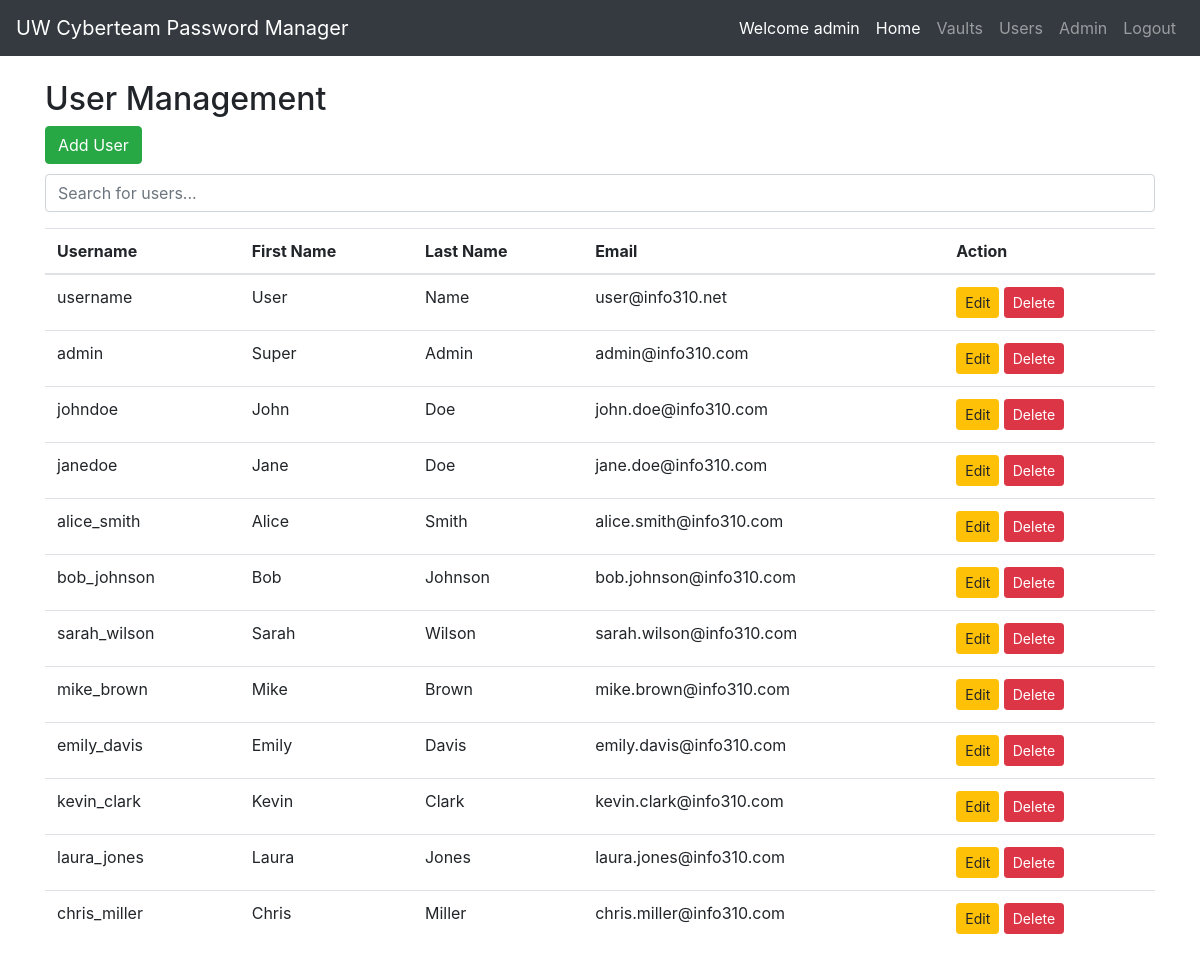
The app's page /webapp/public/users/index.php (signed in) with its own data.
### tables this page shows
CREATE TABLE IF NOT EXISTS users (
    user_id INT AUTO_INCREMENT PRIMARY KEY,
    username VARCHAR(255) NOT NULL,
    first_name VARCHAR(255) NOT NULL,
    last_name VARCHAR(255) NOT NULL,
    email VARCHAR(255) NOT NULL,
    password VARCHAR(255) NOT NULL,
    default_role_id INT,    
    approved INT,
    FOREIGN KEY (default_role_id) REFERENCES roles(role_id) ON DELETE CASCADE 
);

### webapp/public/users/index.php (the view, shortened to what this page needs)
<?php
$hostname = 'backend-mysql-database';
$username = 'user';
$password = 'supersecretpw';
$database = 'password_manager';
$conn = new mysqli($hostname, $username, $password, $database);
$queryUsers = "SELECT * FROM users";
$resultUsers = $conn->query($queryUsers);
?>
<?php include '../components/nav-bar.php'?>
<!DOCTYPE html>
<html lang="en">
<head>
    <link rel="stylesheet" href="https://stackpath.bootstrapcdn.com/bootstrap/4.3.1/css/bootstrap.min.css">
</head>
<body>
<div class="container mt-4">
    <h2>User Management</h2>
    <button class="btn btn-success" data-toggle="modal" data-target="#addUserModal" style="margin-bottom: 10px;">Add User</button>
    <input type="text" id="searchInput" onkeyup="searchTable()" placeholder="Search for users..." class="form-control mb-3">
    <table id="usersTable" class="table">
        <thead>
        <tr>
            <th>Username</th>
            <th>First Name</th>
            <th>Last Name</th>
            <th>Email</th>
            <th>Action</th>
        </tr>
        </thead>
        <tbody>
        <?php while ($user = $resultUsers->fetch_assoc()) : ?>
            <tr>
                <td><?php echo $user['username']; ?></td>
                <td><?php echo $user['first_name']; ?></td>
                <td><?php echo $user['last_name']; ?></td>
                <td><?php echo $user['email']; ?></td>
                <td>
                    <button class="btn btn-warning btn-sm edit-btn" data-toggle="modal"  data-first_name="<?php echo $user['first_name']; ?>"  data-last_name="<?php echo $user['last_name']; ?>" data-approved="<?php echo $user['approved']; ?>" data-email="<?php echo $user['email']; ?>" data-username="<?php echo $user['username']; ?>" data-userid="<?php echo $user['user_id']; ?>" data-target="#editUserModal">
                        Edit
                    </button>
                    <button class="btn btn-danger btn-sm delete-btn" data-toggle="modal" data-userid="<?php echo $user['user_id']; ?>" data-target="#deleteUserModal">
                        Delete
                    </button>
                </td>
            </tr>
        <?php endwhile; ?>
        </tbody>
    </table>
</div>
</body>
</html>

### records on screen
users: username "username", first_name "User", last_name "Name", email "user@info310.net"
users: username "admin", first_name "Super", last_name "Admin", email "admin@info310.com"
users: username "johndoe", first_name "John", last_name "Doe", email "john.doe@info310.com"
users: username "janedoe", first_name "Jane", last_name "Doe", email "jane.doe@info310.com"
users: username "alice_smith", first_name "Alice", last_name "Smith", email "alice.smith@info310.com"
users: username "bob_johnson", first_name "Bob", last_name "Johnson", email "bob.johnson@info310.com"
users: username "sarah_wilson", first_name "Sarah", last_name "Wilson", email "sarah.wilson@info310.com"
users: username "mike_brown", first_name "Mike", last_name "Brown", email "mike.brown@info310.com"
users: username "emily_davis", first_name "Emily", last_name "Davis", email "emily.davis@info310.com"
users: username "kevin_clark", first_name "Kevin", last_name "Clark", email "kevin.clark@info310.com"
users: username "laura_jones", first_name "Laura", last_name "Jones", email "laura.jones@info310.com"
users: username "chris_miller", first_name "Chris", last_name "Miller", email "chris.miller@info310.com"

### other values on screen
$_COOKIE['authenticated'] "admin"
